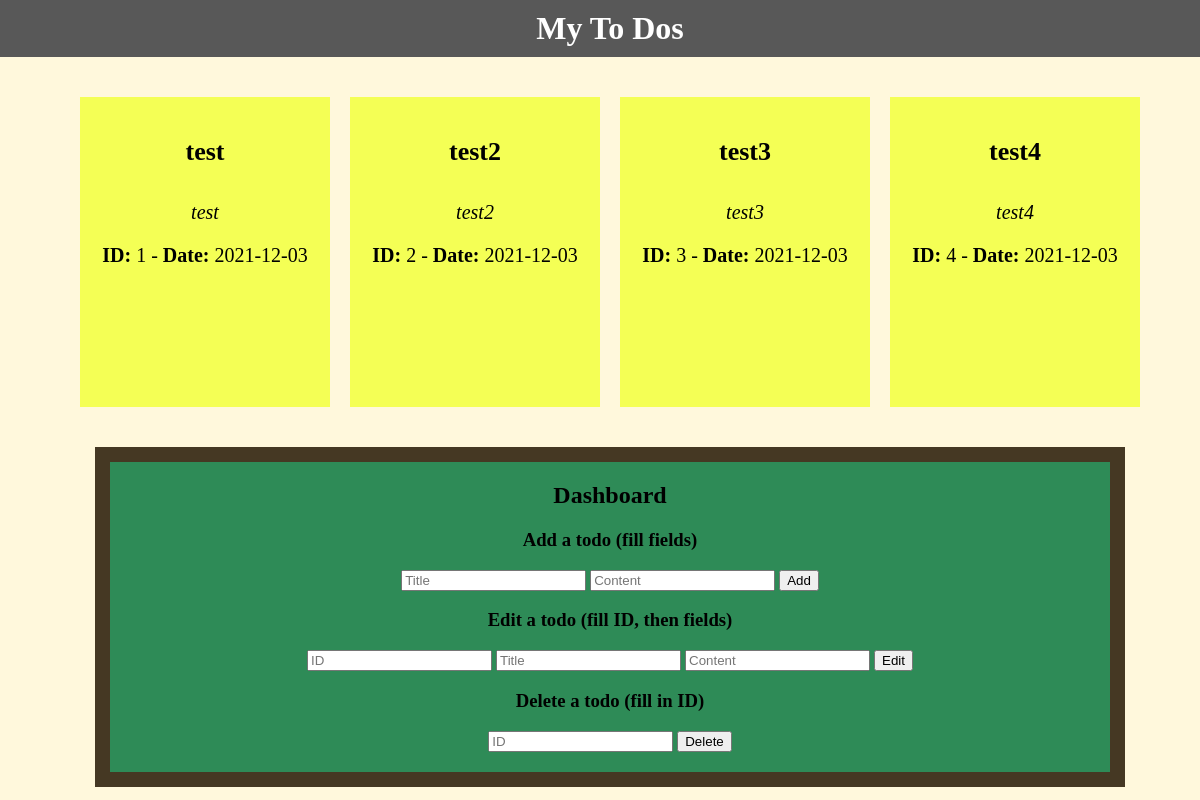
Before: / with the older database file.
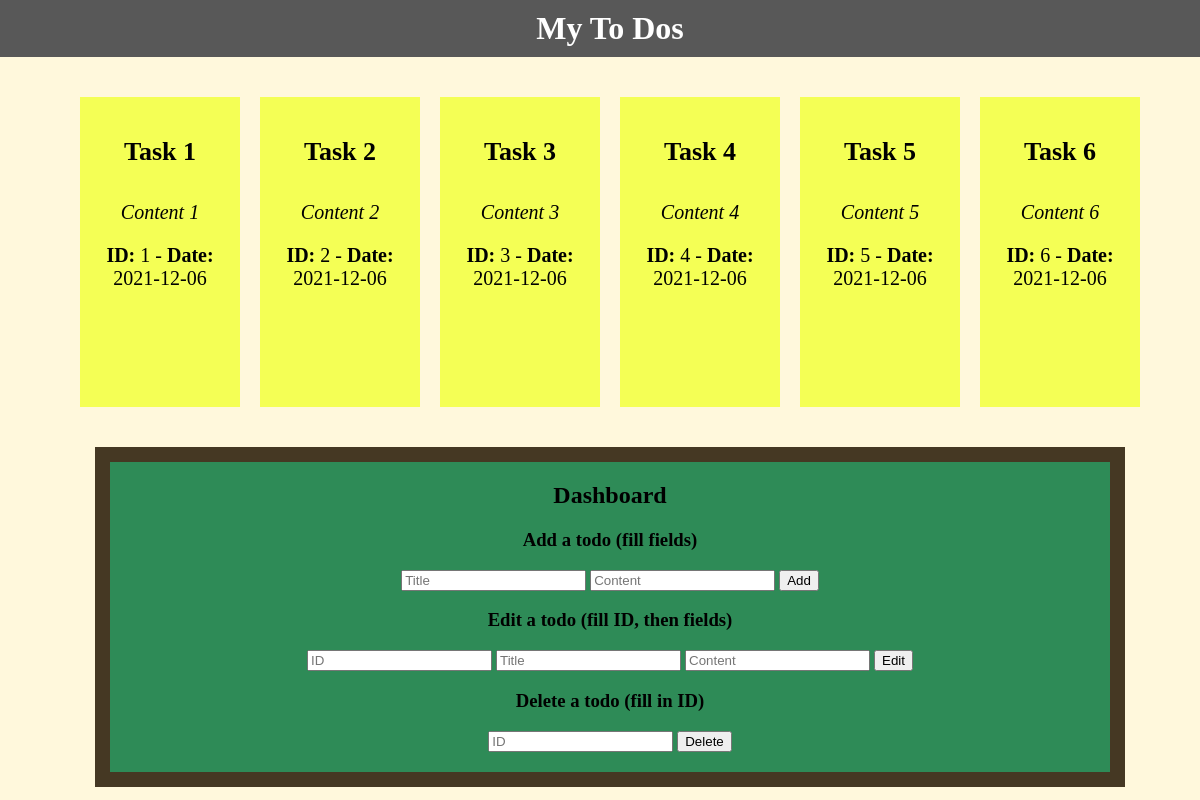
After: the same page with the newer database file.
### website/models.py (models this page shows)
class Todo(db.Model):
    id = db.Column(db.Integer, primary_key=True)
    title = db.Column(db.String(150))
    content = db.Column(db.String(20000))
    date = db.Column(db.DateTime, default=func.now())

### website/views.py (the view)
@views.route("/", methods=["GET", "POST"])
def todos():
    todos = Todo.query.all()
    return render_template("todos.html", todos = todos)

### website/templates/todos.html (shortened to what this page needs)
<!DOCTYPE html>
<html lang="en">
<head>
    <link rel='stylesheet' href='../assets/home.css'>
</head>
<body>
    <h1>My To Dos</h1>
    <div id='todo-container'>
        {% for element in todos %}
        <div class='todo'>
            <h4>{{ element.title }}</h4>
            <p><i>{{ element.content }}</i></p>
            <p><span style='font-weight:bold'>ID: </span>{{ element.id }} -
            <span style='font-weight:bold'>Date: </span>{{ element.date.strftime('%Y-%m-%d') }}</p>
        </div>
        {% endfor %}
    </div>
    <div id='dashboard-container'>
        <h2>Dashboard</h2>
        <div id='new-todo'>
            <h3>Add a todo (fill fields)</h3>
            <form method="POST" action='/add'>
                <input
                type="text"
                id="title"
                name="title"
                placeholder="Title"
                />
                <input
                type="text"
                id="content"
                name="content"
                placeholder="Content"
                />
                <button type="submit" >Add</button>
            </form>
        </div>
        <div id='edit-todo'>
            <h3>Edit a todo (fill ID, then fields)</h3>
            <form method="POST" action='/edit'>
                <input
                type="int"
                id="id-edit"
                name="id-edit"
                placeholder="ID"
                />
                <input
                type="text"
                id="title-edit"
                name="title-edit"
                placeholder="Title"
                />
                <input
                type="text"
                id="content-edit"
                name="content-edit"
                placeholder="Content"
                />
                <button type="submit" >Edit</button>
            </form>
        </div>
        <div id='delete-todo'>
            <h3>Delete a todo (fill in ID)</h3>
            <form method="POST" action='/delete'>
                <input
                type="text"
                id="id-delete"
                name="id-delete"
                placeholder="ID"
                />
                <button type="submit" >Delete</button>
            </form>
        </div>
    </div>
</body>
</html>

### website/assets/home.css (style rules this page uses)
body { text-align: center; margin-left: auto; margin-right: auto; margin-top: 0; display: flex; flex-wrap: wrap; flex-direction: column; gap: 30px; background-color: cornsilk; }
h1 { color: white; width: 100%; background-color: rgb(88, 88, 88); margin: 0; padding: 10px; }
#todo-container { display: flex; margin-left: auto; margin-right: auto; width: 90%; }
.todo { background-color: rgb(244, 255, 85); margin: 10px; padding: 5px; width: 300px; height: 300px; font-size: 20px; }
h4 { font-size: 26px; }
#dashboard-container { background-color: seagreen; border: solid 15px rgba(78, 26, 17, 0.733); width: 80%; margin-left: auto; margin-right: auto; padding: 20px; }
h2 { margin-top: 0; }

Changed rows visible on the page:
changed Todo id 1: title "test" → "Task 1"; content "test" → "Content 1"; date "2021-12-03" → "2021-12-06"
changed Todo id 2: title "test2" → "Task 2"; content "test2" → "Content 2"; date "2021-12-03" → "2021-12-06"
changed Todo id 3: title "test3" → "Task 3"; content "test3" → "Content 3"; date "2021-12-03" → "2021-12-06"
changed Todo id 4: title "test4" → "Task 4"; content "test4" → "Content 4"; date "2021-12-03" → "2021-12-06"
added Todo: title "Task 5", content "Content 5", id "5", date "2021-12-06"
added Todo: title "Task 6", content "Content 6", id "6", date "2021-12-06"
